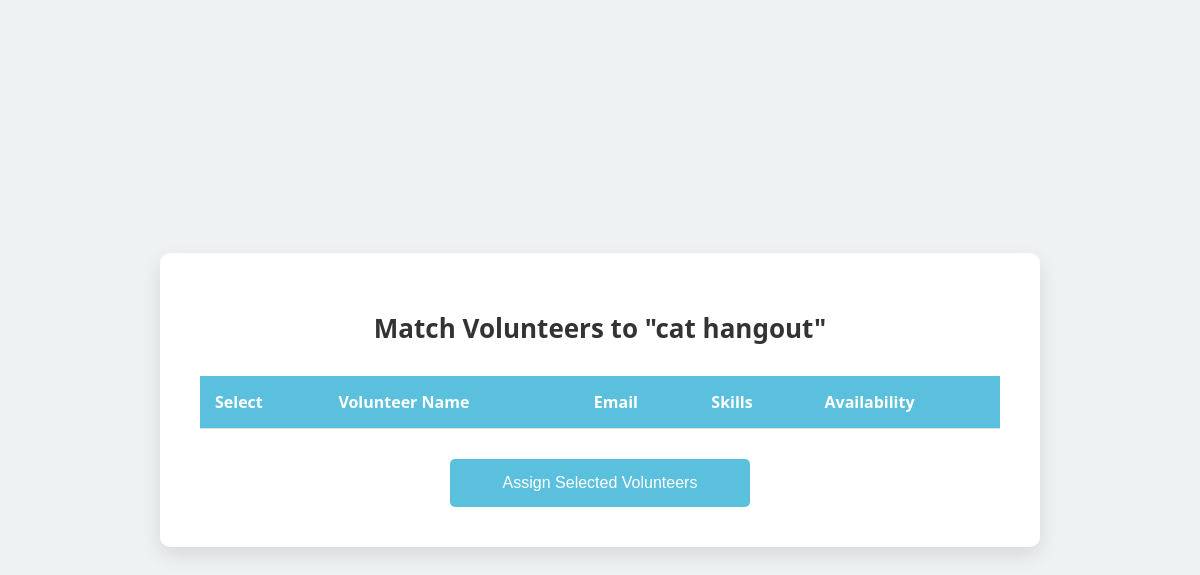
The app's page /match_volunteers/1 (signed in), older data.
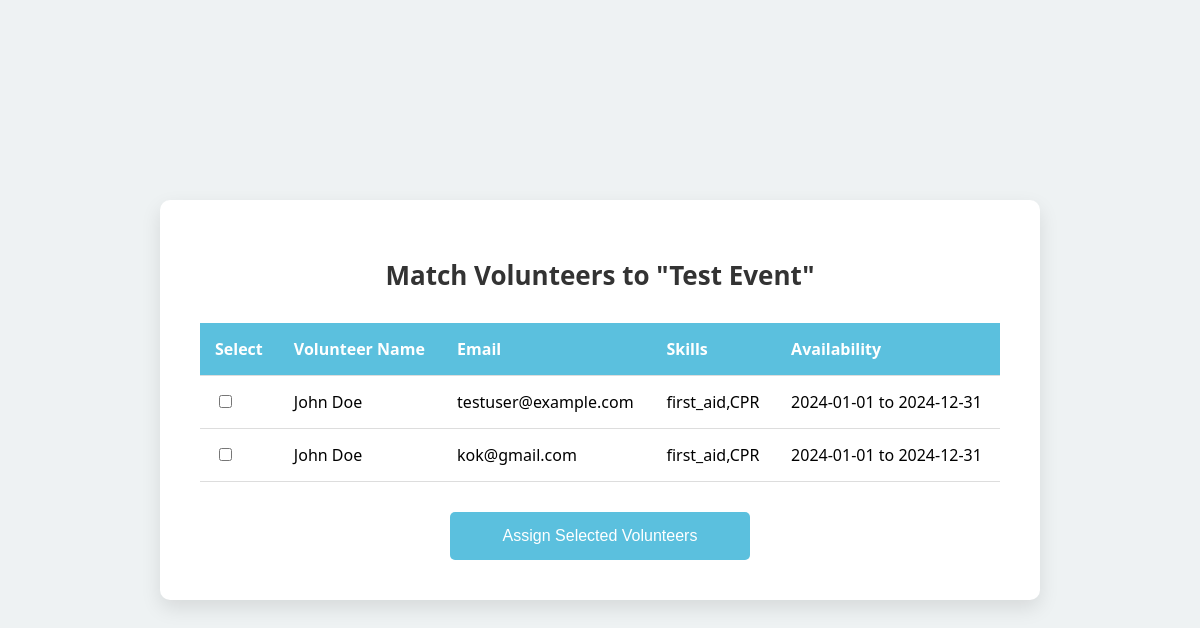
The same page, newer data.
### tables this page shows
CREATE TABLE Events (
    id INTEGER PRIMARY KEY AUTOINCREMENT,
    event_name TEXT NOT NULL,
    event_description TEXT NOT NULL,
    location TEXT NOT NULL,
    required_skills TEXT NOT NULL,
    urgency TEXT NOT NULL,
    event_date DATE NOT NULL,
    created_by INTEGER NOT NULL,
    FOREIGN KEY(created_by) REFERENCES Users(id)
);

CREATE TABLE "Users" (
    id INTEGER PRIMARY KEY AUTOINCREMENT,
    email TEXT NOT NULL UNIQUE,
    password TEXT NOT NULL,
    full_name TEXT,
    address_1 TEXT,
    address_2 TEXT,
    city TEXT,
    state TEXT,
    zip_code TEXT,
    role TEXT CHECK(role IN ('volunteer', 'admin')) DEFAULT 'volunteer',
    skills TEXT,  -- Ensure skills is set as TEXT
    availability_start DATE,
    availability_end DATE
);

### server.py (the view, shortened to what this page needs)
@app.route('/match_volunteers/<int:event_id>', methods=['GET', 'POST'])
def match_volunteers(event_id):
    if 'user_id' not in session or session.get('role') != 'admin':
        return redirect(url_for('splash_screen'))
    event_query = "SELECT * FROM Events WHERE id = :event_id"
    event_df = pd.read_sql(event_query, engine, params={'event_id': event_id})
    if event_df.empty:
        return "Event not found."
    event = event_df.iloc[0]
    required_skills = set(event['required_skills'].split(',')) if event['required_skills'] else set()
    event_date = event['event_date']
    if isinstance(event_date, str):
        event_date = datetime.strptime(event_date, '%Y-%m-%d').date()
    elif isinstance(event_date, pd.Timestamp):
        event_date = event_date.date()
    users_query = """
        SELECT id, email, full_name, skills, availability_start, availability_end
        FROM Users WHERE role = 'volunteer'
    """
    users_df = pd.read_sql(users_query, engine, index_col=None)
    matching_volunteers = []
    for idx, user in users_df.iterrows():
        user_skills = set(user['skills'].split(',')) if pd.notnull(user['skills']) else set()
        if not required_skills or user_skills & required_skills:
            availability_start = user['availability_start']
            availability_end = user['availability_end']
            if pd.notnull(availability_start):
                if isinstance(availability_start, str):
                    availability_start = datetime.strptime(availability_start, '%Y-%m-%d').date()
                elif isinstance(availability_start, pd.Timestamp):
                    availability_start = availability_start.date()
            if pd.notnull(availability_end):
                if isinstance(availability_end, str):
                    availability_end = datetime.strptime(availability_end, '%Y-%m-%d').date()
                elif isinstance(availability_end, pd.Timestamp):
                    availability_end = availability_end.date()
            if availability_start and availability_end and availability_start <= event_date <= availability_end:
                user_dict = user.to_dict()
                user_dict['start_date_str'] = availability_start.strftime('%Y-%m-%d') if availability_start else ''
                user_dict['end_date_str'] = availability_end.strftime('%Y-%m-%d') if availability_end else ''
                matching_volunteers.append(user_dict)
    return render_template('match_volunteers.html', event=event, volunteers=matching_volunteers)

### templates/match_volunteers.html (shortened to what this page needs)
<!DOCTYPE html>
<html lang="en">
<head>
</head>
<body>
    <div class="container">
        <h1>Match Volunteers to "{{ event.event_name }}"</h1>
        <form action="{{ url_for('match_volunteers', event_id=event.id) }}" method="post">
            <table>
                <thead>
                    <tr>
                        <th>Select</th>
                        <th>Volunteer Name</th>
                        <th>Email</th>
                        <th>Skills</th>
                        <th>Availability</th>
                    </tr>
                </thead>
                <tbody>
                    {% for volunteer in volunteers %}
                    <tr>
                        <td>
                            <input type="checkbox" name="volunteer_ids" value="{{ volunteer['id'] }}">
                        </td>
                        <td>{{ volunteer['full_name'] }}</td>
                        <td>{{ volunteer['email'] }}</td>
                        <td>{{ volunteer['skills'] }}</td>
                        <td>{{ volunteer['start_date_str'] }} to {{ volunteer['end_date_str'] }}</td>
                    </tr>
                    {% endfor %}
                </tbody>
            </table>
            <div class="submit-button">
                <input type="submit" value="Assign Selected Volunteers">
            </div>
        </form>
    </div>
</body>
</html>

Row changes from the older to the newer data that the page shows:
changed Events: event_name "cat hangout" → "Test Event"
added Users: full_name "John Doe", email "testuser@example.com", skills "first_aid,CPR", start_date_str "2024-01-01", end_date_str "2024-12-31"
now on this page (row edited): Users: full_name "John Doe", email "kok@gmail.com", skills "first_aid,CPR", start_date_str "2024-01-01", end_date_str "2024-12-31"
